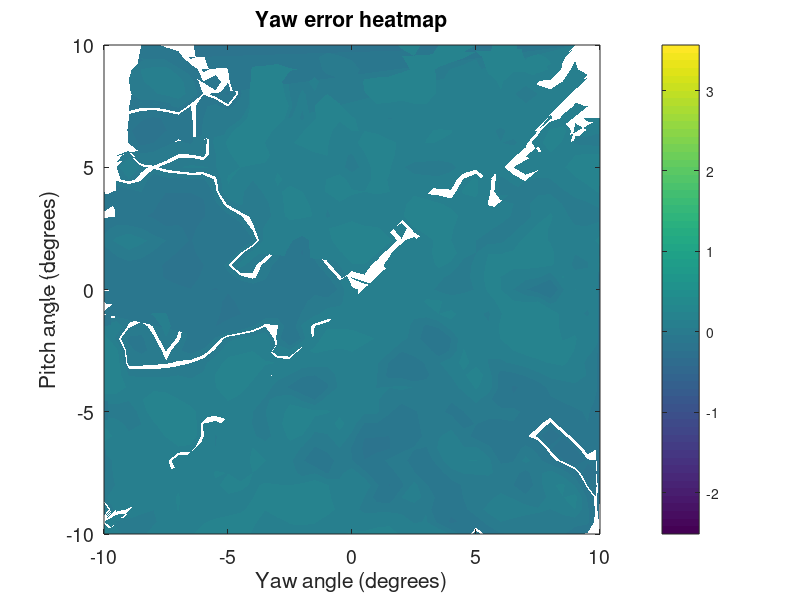
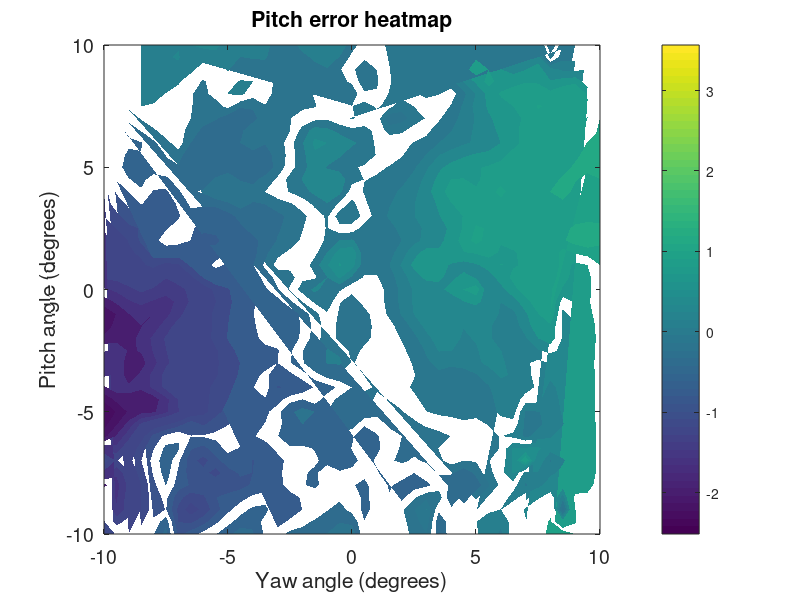
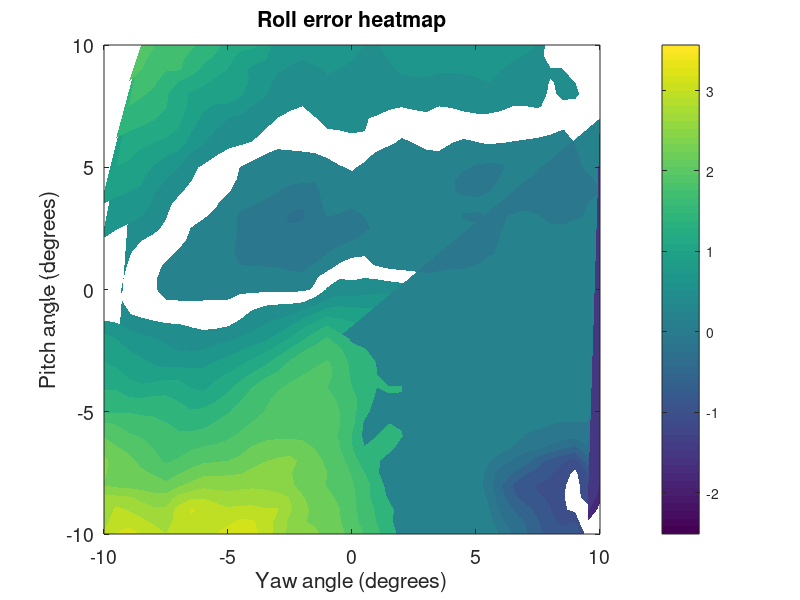

MATLAB code to generate these figures, in order:
%data = dlmread('data.txt');
data = dlmread('data_test_open_loop.txt');

yaw_actual = data(:, 1);
yaw_target = data(:, 4);
pitch_actual = data(:, 2);
pitch_target = data(:, 5);
row_actual = data(:, 3);
row_target = data(:, 6);

yaw_error = yaw_actual - yaw_target;
pitch_error = pitch_actual - pitch_target;
row_error = row_actual - row_target;

x = -10:0.5:10; 
y = -10:0.5:10; 


[X, Y] = meshgrid(x, y);


Z_yaw = griddata(pitch_actual, yaw_actual, yaw_error, X, Y, 'linear');
Z_pitch = griddata(pitch_actual, yaw_actual, pitch_error, X, Y, 'linear');
Z_row = griddata(pitch_actual, yaw_actual, row_error, X, Y, 'linear');

min_error = min([yaw_error; pitch_error; row_error]);
max_error = max([yaw_error; pitch_error; row_error]);


% 设置字体大小
fontSize = 14; % 字体大小
titleSize = 16; % 标题字体大小

figure;
contourf(X, Y, Z_yaw, 20, 'LineColor', 'none');
caxis([min_error max_error]); 
colorbar;
xlabel('Yaw angle (degrees)', 'FontSize', fontSize);
ylabel('Pitch angle (degrees)', 'FontSize', fontSize);
title('Yaw error heatmap', 'FontSize', titleSize);
set(gca, 'FontSize', fontSize); % 设置坐标轴字体大小

figure;
contourf(X, Y, Z_pitch, 20, 'LineColor', 'none'); 
caxis([min_error max_error]); 
colorbar; 
xlabel('Yaw angle (degrees)', 'FontSize', fontSize);
ylabel('Pitch angle (degrees)', 'FontSize', fontSize);
title('Pitch error heatmap', 'FontSize', titleSize);
set(gca, 'FontSize', fontSize); % 设置坐标轴字体大小

figure;
contourf(X, Y, Z_row, 20, 'LineColor', 'none'); 
caxis([min_error max_error]); 
colorbar; 
xlabel('Yaw angle (degrees)', 'FontSize', fontSize);
ylabel('Pitch angle (degrees)', 'FontSize', fontSize);
title('Roll error heatmap', 'FontSize', titleSize);
set(gca, 'FontSize', fontSize); % 设置坐标轴字体大小
